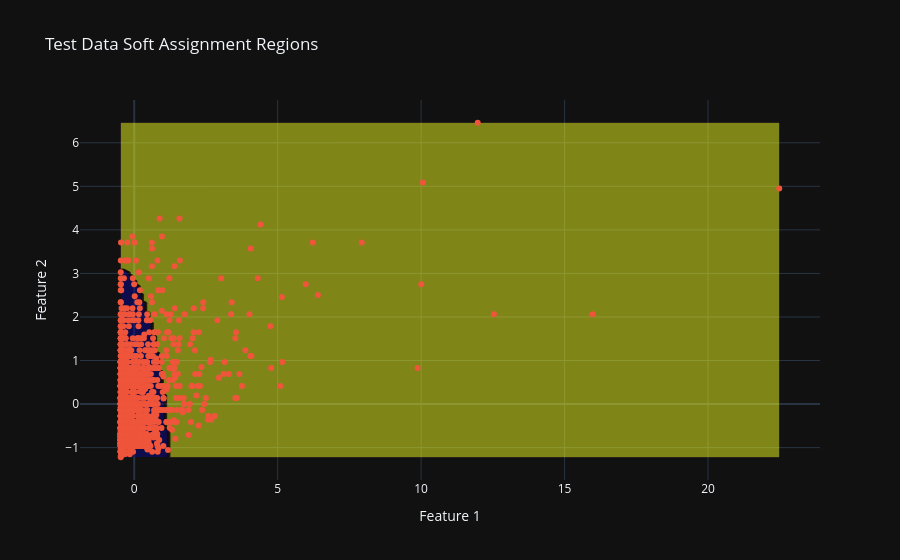

Write notebook code for a chart like this one.
### Code cell
fig3 = segmenter.contour_assignment_plot(
    X_test,
    "Test Data Soft Assignment Regions"
)

fig3.show()

### Figure 1 — Plotly figure (JSON) as saved in the notebook; plotly's stock layout.template omitted (floating-point values rounded to 4 significant figures; data arrays with more than 128 entries replaced by an {"elided": "..."} marker saying what was removed)
{"data": [{"opacity": 0.5, "showscale": false, "x": {"elided": "200 float values"}, "y": {"elided": "200 float values"}, "z": {"elided": "200x200 int values"}, "type": "contour"}, {"marker": {"size": 6}, "mode": "markers", "name": "Observations", "text": {"elided": "1790 str values"}, "x": {"elided": "1790 float values"}, "y": {"elided": "1790 float values"}, "type": "scatter"}], "layout": {"title": {"text": "Test Data Soft Assignment Regions"}, "xaxis": {"title": {"text": "Feature 1"}}, "yaxis": {"title": {"text": "Feature 2"}}}}
